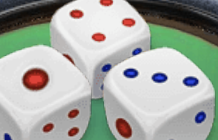
#> input picture 134.png, 218 x 140 px, given in place of 132.png, which was not available; the run also reads 2 pictures not shown here
$ python read_screen.py
#> lines starting #> are read from the running program, lines starting #| are printed output that depends on the picture; pictures that were not available may be replaced by others from this repository, and a replacement may not be noted
import cv2
import numpy as np

# Load the larger image

# Load the template image

# Define the threshold for the match
taixiu_table = "big_table.png"
dice_number = [
    "dices/1.png",
    "dices/2.png",
    "dices/3.png",
    "dices/4.png",
    "dices/5.png",
    "dices/6.png",
]
# Apply the template matching to the larger image
def detect_this(
    threshold=0.8, image_path=dice_number[0], large_image_path=taixiu_table
):
#> called with threshold = 0.77, image_path = 'dices/1.png', large_image_path = '132.png'
    large_image = cv2.imread(large_image_path, cv2.IMREAD_GRAYSCALE)
#> large_image: shape (140, 218); min 8, max 251, mean 168.5

    template = cv2.imread(image_path, cv2.IMREAD_GRAYSCALE)
#> template: shape (33, 59); min 38, max 241, mean 187.8

    result = cv2.matchTemplate(large_image, template, cv2.TM_CCOEFF_NORMED)

    # Get the matches above the threshold
    matches = np.where(result >= threshold)
#> matches = 44 positions, rows 60 to 66, columns 4 to 11

    # Get the number of matches

    # Display the result image
    cv2.imshow("Result", result)

    # Draw rectangles around the matched regions
    h, w = template.shape
#> h = 33; w = 59
    rectangles = []
    for pt in zip(*matches[::-1]):
        rectangles.append([pt[0], pt[1], pt[0] + w, pt[1] + h])
#> this loop made 44 passes
#> pt on passes 1 to 12: (6, 60), (7, 60), (8, 60), (9, 60), (4, 61), (5, 61), (6, 61), (7, 61), (8, 61), (9, 61), (10, 61), (4, 62)
#> after the loop, rectangles = 44 items, first 6: [6, 60, 65, 93], [7, 60, 66, 93], [8, 60, 67, 93], [9, 60, 68, 93], [4, 61, 63, 94], [5, 61, 64, 94]

    rectangles, weights = cv2.groupRectangles(rectangles, 1, 0.2)
#> rectangles = [[7, 63, 66, 96]]; weights = [44]

    # Draw rectangles around the matched regions
    for (x1, y1, x2, y2) in rectangles:
        cv2.rectangle(large_image, (x1, y1), (x2, y2), (0, 0, 255), 2)
#> this loop made 1 pass
#> large_image: shape (140, 218); min 0, max 251, mean 164.4
    # Print the count
    print(f"Number of {image_path}: {len(rectangles)}")
#| Number of dices/1.png: 1

    # Display the larger image with matched regions
    cv2.imshow("Large image with matches", large_image)
    cv2.waitKey(0)
    cv2.destroyAllWindows()
    # append identifier
    res_arr = []
    name_of_item = image_path.split(".")[0]
    for rect in rectangles:
        res_arr.append({name_of_item: rect})
#> this loop made 1 pass
#> after the loop, res_arr = 1 item

    return res_arr


large_image = "132.png"


dice1 = detect_this(
    threshold=0.77, image_path=dice_number[0], large_image_path=large_image
)
#> dice1 = 1 item
dice2 = detect_this(
    threshold=0.77, image_path=dice_number[1], large_image_path=large_image
)
#> call 2 of detect_this, with threshold = 0.77, image_path = 'dices/2.png', large_image_path = '132.png'
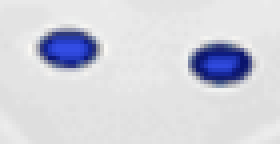
#> input picture dices/2.png, 70 x 36 px (shown 4 times larger)
#> in detect_this (call 2), `matches = np.where(result >= threshold)`: matches = (empty array, empty array)
#> after the loop in detect_this (call 2), `for pt in zip(*matches[::-1]):`: rectangles = []
#> in detect_this (call 2), `rectangles, weights = cv2.groupRectangles(rectangles, 1, 0.2)`: rectangles = ()
#| Number of dices/2.png: 0
#> after the loop in detect_this (call 2), `for rect in rectangles:`: res_arr = []
#> dice2 = []
dice3 = detect_this(
    threshold=0.77, image_path=dice_number[2], large_image_path=large_image
)
#> call 3 of detect_this, with threshold = 0.77, image_path = 'dices/3.png', large_image_path = '132.png'
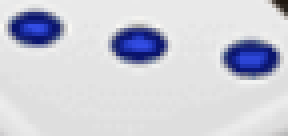
#> input picture dices/3.png, 72 x 34 px (shown 4 times larger)
#> in detect_this (call 3), `matches = np.where(result >= threshold)`: matches = 9 positions, rows 62 to 67, columns 96 to 126
#> the loop in detect_this (call 3), `for pt in zip(*matches[::-1]):` made 9 passes
#> pt on passes 1 to 9: (96, 62), (97, 62), (123, 66), (124, 66), (125, 66), (126, 66), (124, 67), (125, 67), (126, 67)
#> after the loop in detect_this (call 3), `for pt in zip(*matches[::-1]):`: rectangles = [[96, 62, 168, 96], [97, 62, 169, 96], [123, 66, 195, 100], [124, 66, 196, 100], [125, 66, 197, 100], [126, 66, 198, 100], [124, 67, 196, 101], [125, 67, 197, 101], [126, 67, 198, 101]]
#> in detect_this (call 3), `rectangles, weights = cv2.groupRectangles(rectangles, 1, 0.2)`: rectangles = [[125, 66, 197, 100]]; weights = [7]
#> the loop in detect_this (call 3), `for (x1, y1, x2, y2) in rectangles:` made 1 pass
#> after the loop in detect_this (call 3), `for (x1, y1, x2, y2) in rectangles:`:
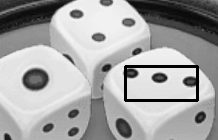
#> large_image: shape (140, 218); min 0, max 251, mean 164
#| Number of dices/3.png: 1
#> the loop in detect_this (call 3), `for rect in rectangles:` made 1 pass
#> after the loop in detect_this (call 3), `for rect in rectangles:`: res_arr = 1 item
#> dice3 = 1 item
dice4 = detect_this(
    threshold=0.75, image_path=dice_number[3], large_image_path=large_image
)
#> call 4 of detect_this, with threshold = 0.75, image_path = 'dices/4.png', large_image_path = '132.png'
#> in detect_this (call 4), `matches = np.where(result >= threshold)`: matches = ([0, 0, 0], [68, 69, 70])
#> the loop in detect_this (call 4), `for pt in zip(*matches[::-1]):` made 3 passes
#> pt on passes 1 to 3: (68, 0), (69, 0), (70, 0)
#> after the loop in detect_this (call 4), `for pt in zip(*matches[::-1]):`: rectangles = [[68, 0, 129, 43], [69, 0, 130, 43], [70, 0, 131, 43]]
#> in detect_this (call 4), `rectangles, weights = cv2.groupRectangles(rectangles, 1, 0.2)`: rectangles = [[69, 0, 130, 43]]; weights = [3]
#> the loop in detect_this (call 4), `for (x1, y1, x2, y2) in rectangles:` made 1 pass
#> after the loop in detect_this (call 4), `for (x1, y1, x2, y2) in rectangles:`:
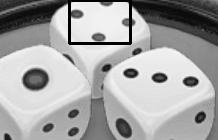
#> large_image: shape (140, 218); min 0, max 251, mean 164.7
#| Number of dices/4.png: 1
#> the loop in detect_this (call 4), `for rect in rectangles:` made 1 pass
#> dice4 = 1 item
dice5 = detect_this(
    threshold=0.77, image_path=dice_number[4], large_image_path=large_image
)
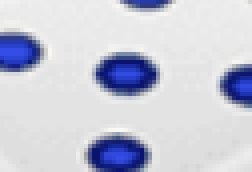
#> input picture dices/5.png, 63 x 43 px (shown 4 times larger)
#> in detect_this (call 5), `matches = np.where(result >= threshold)`: matches = ([60], [128])
#> the loop in detect_this (call 5), `for pt in zip(*matches[::-1]):` made 1 pass
#> pt on pass 1: (128, 60)
#> after the loop in detect_this (call 5), `for pt in zip(*matches[::-1]):`: rectangles = [[128, 60, 191, 103]]
#> in detect_this (call 5), `rectangles, weights = cv2.groupRectangles(rectangles, 1, 0.2)`: rectangles = ()
#| Number of dices/5.png: 0
#> after the loop in detect_this (call 5), `for rect in rectangles:`: res_arr = []
#> dice5 = []
dice6 = detect_this(
    threshold=0.8, image_path=dice_number[5], large_image_path=large_image
)
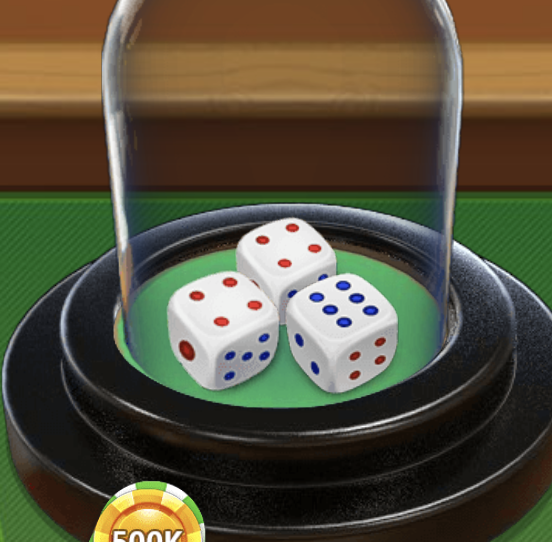
#> input picture 446.png, 552 x 542 px, given in place of 6.png, which was not available
#> in detect_this (call 6), `result = cv2.matchTemplate(large_image, template, cv2.TM_CCOEFF_NORMED)`:
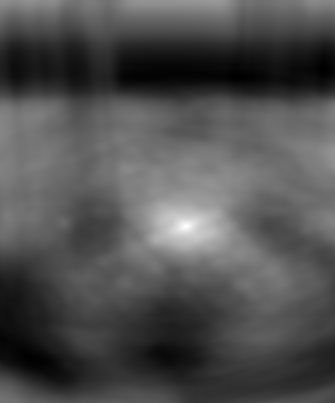
#> result: shape (403, 335) float32; min -0.431, max 0.787, mean -0.0452; drawn with min black and max white
#> in detect_this (call 6), `matches = np.where(result >= threshold)`: matches = (empty array, empty array)
#> after the loop in detect_this (call 6), `for pt in zip(*matches[::-1]):`: rectangles = []
#> in detect_this (call 6), `rectangles, weights = cv2.groupRectangles(rectangles, 1, 0.2)`: rectangles = ()
#| Number of dices/6.png: 0
#> dice6 = []
